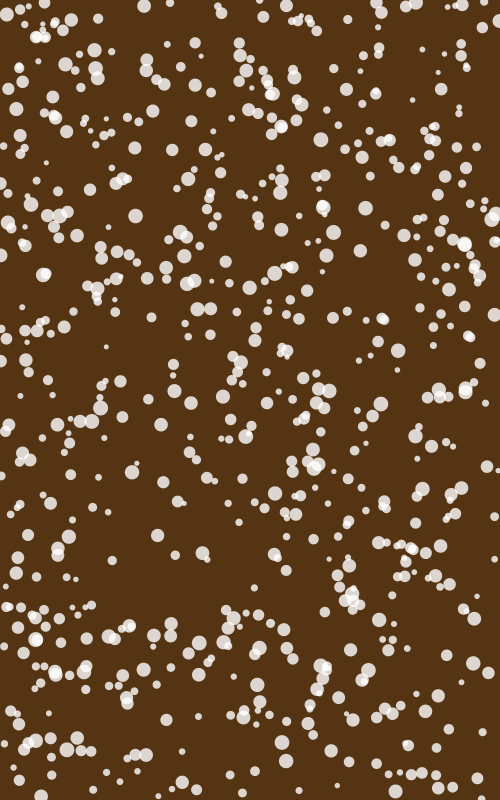
Frame 1 (no input)
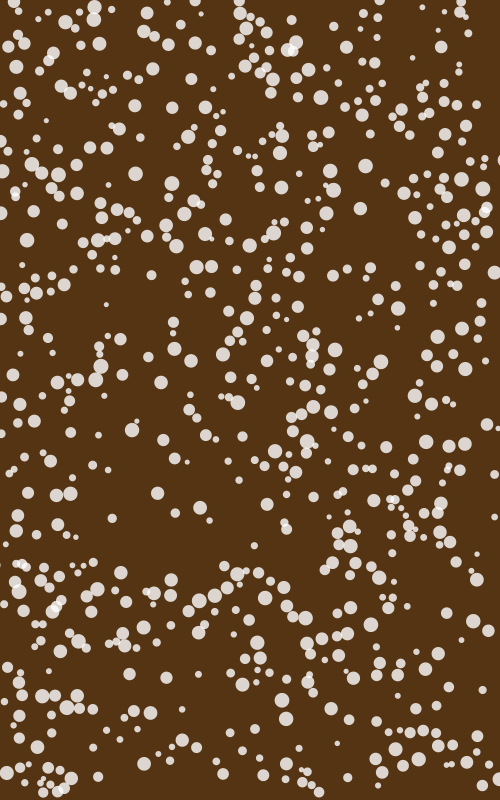
Frame 60 (the mouse pressed at the canvas centre just before this capture)
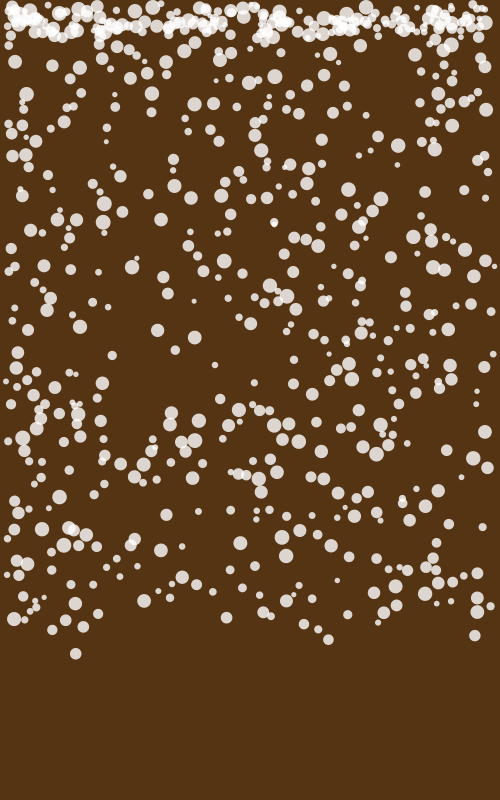
Frame 120 (the mouse held since frame 60 and released just before this capture)

The Processing sketch that drew these frames (run headless with seeded random() and noise(); from frame 60 on, the mouse is pressed at the canvas centre):

// Processing sketch: processing_934
// ── processing_934.pde

int numBalls = 700;
float spring = 0.005;
float gravity = 0.03;
float friction = -0.5;
Ball[] balls = new Ball[numBalls];

void setup() 
{
  size(500, 800);
  noStroke();
  smooth();
  for (int i = 0; i < numBalls; i++) {
    balls[i] = new Ball(random(width), random(height), random(5, 15), i, balls);
  }
}

void draw() 
{
  background(85,52,19);
  for (int i = 0; i < numBalls; i++) {
  if (mousePressed)  {
      balls[i].collide();
      balls[i].collect();
      balls[i].display();  
  } else  {
      balls[i].collide();
      balls[i].move();
      balls[i].display(); 
  }
  }
}

class Ball {
  float x, y;
  float diameter;
  float vx = 0;
  float vy = 0;
  int id;
  Ball[] others;
 
  Ball(float xin, float yin, float din, int idin, Ball[] oin) {
    x = xin;
    y = yin;
    diameter = din;
    id = idin;
    others = oin;
  } 
  
  void collide() {
    for (int i = id + 1; i < numBalls; i++) {
      float dx = others[i].x - x;
      float dy = others[i].y - y;
      float distance = sqrt(dx*dx + dy*dy);
      float minDist = others[i].diameter/2 + diameter/2;
      if (distance < minDist) { 
        float angle = atan2(dy, dx);
        float targetX = x + cos(angle) * minDist;
        float targetY = y + sin(angle) * minDist;
        float ax = (targetX - others[i].x) * spring;
        float ay = (targetY - others[i].y) * spring;
        vx -= ax;
        vy -= ay;
        others[i].vx += ax;
        others[i].vy += ay;
      }
    }   
  }
  
  void move() {
    vy -= gravity;
    y = y - .25;
    if (y < 0) {
      y = height;
    }
    x += vx/2;
    y += vy/2;
  }
  
  void collect() {
    vy -= gravity;
    x += vx;
    y += vy;
    if (x + diameter > width) {
      x = width - diameter;
      vx *= friction; 
    }
    else if (x - diameter < 0) {
      x = diameter;
      vx *= friction;
    }
    if (y + diameter/2 > height) {
      y = height - diameter/2;
      vy *= friction; 
    } 
    else if (y - diameter/2 < 0) {
      y = diameter/2;
      vy *= friction;
    }
  }
  
  void display() {
    fill(255, 204);
    ellipse(x, y, diameter, diameter);
  }
}
